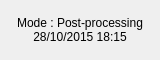
<?xml version="1.0" encoding="UTF-8"?>
<ui version="4.0">
 <class>VisuModeWidget</class>
 <widget class="QFrame" name="VisuModeWidget">
  <property name="geometry">
   <rect>
    <x>0</x>
    <y>0</y>
    <width>160</width>
    <height>60</height>
   </rect>
  </property>
  <property name="sizePolicy">
   <sizepolicy hsizetype="Expanding" vsizetype="Expanding">
    <horstretch>0</horstretch>
    <verstretch>0</verstretch>
   </sizepolicy>
  </property>
  <property name="minimumSize">
   <size>
    <width>160</width>
    <height>60</height>
   </size>
  </property>
  <property name="maximumSize">
   <size>
    <width>16777215</width>
    <height>16777215</height>
   </size>
  </property>
  <property name="windowTitle">
   <string/>
  </property>
  <property name="frameShape">
   <enum>QFrame::NoFrame</enum>
  </property>
  <property name="frameShadow">
   <enum>QFrame::Raised</enum>
  </property>
  <property name="lineWidth">
   <number>0</number>
  </property>
  <layout class="QVBoxLayout" name="verticalLayout">
   <property name="spacing">
    <number>0</number>
   </property>
   <property name="leftMargin">
    <number>0</number>
   </property>
   <property name="topMargin">
    <number>0</number>
   </property>
   <property name="rightMargin">
    <number>0</number>
   </property>
   <property name="bottomMargin">
    <number>0</number>
   </property>
   <item>
    <widget class="QLabel" name="_LA_activeView">
     <property name="sizePolicy">
      <sizepolicy hsizetype="Expanding" vsizetype="Fixed">
       <horstretch>0</horstretch>
       <verstretch>0</verstretch>
      </sizepolicy>
     </property>
     <property name="minimumSize">
      <size>
       <width>160</width>
       <height>30</height>
      </size>
     </property>
     <property name="maximumSize">
      <size>
       <width>16777215</width>
       <height>30</height>
      </size>
     </property>
     <property name="text">
      <string>Mode : Post-processing</string>
     </property>
     <property name="alignment">
      <set>Qt::AlignBottom|Qt::AlignHCenter</set>
     </property>
    </widget>
   </item>
   <item>
    <widget class="QLabel" name="_LA_currentDateTime">
     <property name="sizePolicy">
      <sizepolicy hsizetype="Expanding" vsizetype="Fixed">
       <horstretch>0</horstretch>
       <verstretch>0</verstretch>
      </sizepolicy>
     </property>
     <property name="minimumSize">
      <size>
       <width>160</width>
       <height>30</height>
      </size>
     </property>
     <property name="maximumSize">
      <size>
       <width>16777215</width>
       <height>30</height>
      </size>
     </property>
     <property name="text">
      <string notr="true">28/10/2015 18:15</string>
     </property>
     <property name="alignment">
      <set>Qt::AlignHCenter|Qt::AlignTop</set>
     </property>
    </widget>
   </item>
  </layout>
 </widget>
 <resources/>
 <connections/>
</ui>
